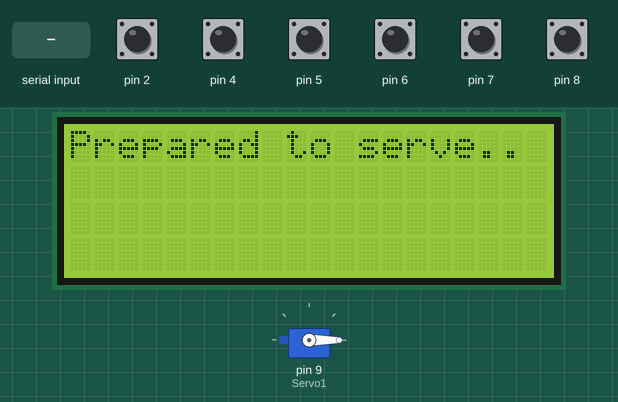
Recording of a sketch running on a simulated Arduino Uno, built with avr-gcc and run on an emulated ATmega328P. Shown: servo, 20×4 character LCD. The test bench sets the inputs (shaded band); at power-on: pin 2, pin 4–8 HIGH. What the sketch prints to the serial monitor is not drawn.

Above: at 1.4 s.
1.5 s: pin 2 pulled LOW for 0.25 s
At 2.0 s:
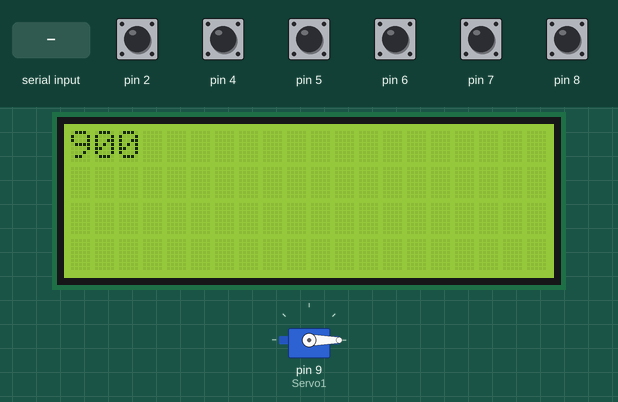
3.2 s: "0" received over Serial
At 4.4 s:
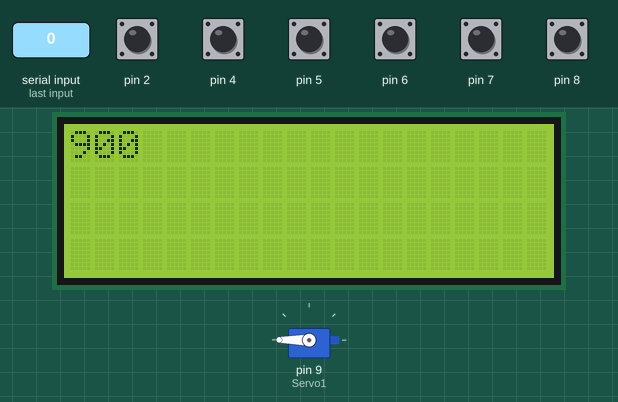
5.1 s: "9" received over Serial
At 6.4 s:
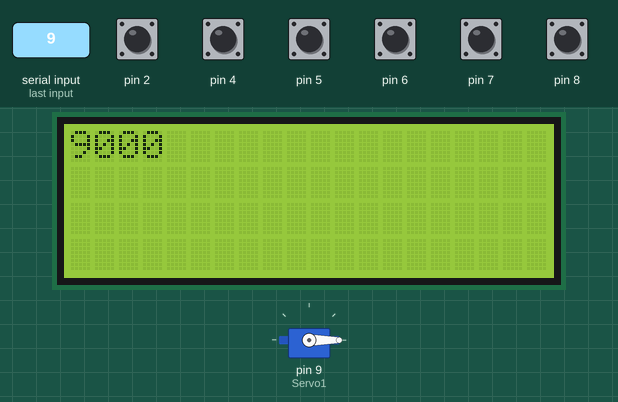
8.1 s: pin 5 pulled LOW for 0.25 s
At 8.6 s:
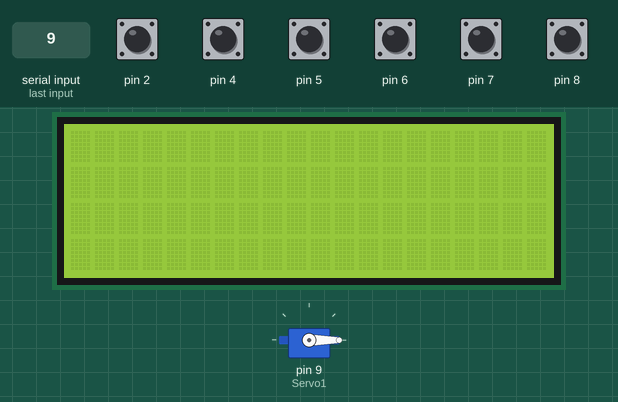
Timing chart, 0 to 11.1 s (numbered marks = the images above; inputs shaded):
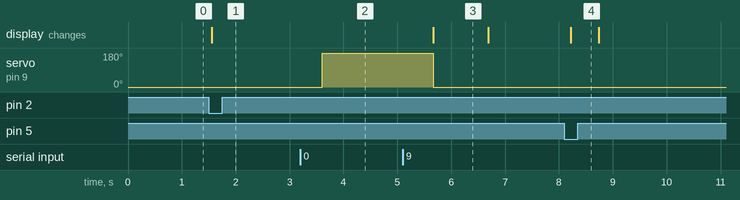

Measured:
- after the input at 1.5 s, the display: changes after 0.06 s (image 1)
- after the input at 3.2 s, servo on pin 9 (Servo1): 0° → 180° after 0.41 s
- after the input at 5.1 s, servo on pin 9 (Servo1): 180° → 0° after 0.57 s; the display: changes after 0.57 s (image 3)
- after the input at 8.1 s, the display: changes after 0.12 s (image 4)
- what the display in image 3 shows lasts 1.0 s, from 5.7 s to 6.7 s

The sketch:

MeniuArd1_Wk20.ino
```cpp
#include <Wire.h>
#include <LiquidCrystal_I2C.h>
#include <Servo.h>
#include <EEPROM.h>

// define pins for weight counters (DT & SCK) x 4 in total 8 pins
//#define DT 10
//#define SCK 12
//#define DTA 9
//#define SCKA 11
//#define DT2 A2
//#define SCK2 A3
//#define DT3 A6
//#define SCK3 A7

LiquidCrystal_I2C lcd(0x27, 20, 4);

Servo Servo1;

// ======================================================= readcounter =========================================================================================
//unsigned long readCount(int DTX, int SCKX)
//{
//  unsigned long count;
//  unsigned char i;
//  pinMode(DTX, OUTPUT);
//  digitalWrite(DTX, HIGH);
//  digitalWrite(SCKX, LOW);
//  count = 0;
//  pinMode(DTX, INPUT);
//  while (digitalRead(DTX))
//    ;
//  for (i = 0; i < 24; i++)
//  {
//    digitalWrite(SCKX, HIGH);
//    count = count << 1;
//    digitalWrite(SCKX, LOW);
//    if (digitalRead(DTX))
//      count++;
//  }
//  digitalWrite(SCKX, HIGH);
//  count = count ^ 0x800000;
//  digitalWrite(SCKX, LOW);
//  return (count);
//}

//============================ end of counter =======================================

////================================= Calibration function ============================================================================================================================
//void calibrate(int memcount, int memval, int memsample, int DTX, int SCKX, float valx, long samplex, long countx)
//{
//
//  valx = 0;
//  samplex = 0;
//  countx = 0;
//
//  lcd.clear();
//  lcd.print("Calibrating...");
//  lcd.setCursor(0, 1);
//  lcd.print("Please Wait...");
//  for (int i = 0; i < 100; i++)
//  {
//    countx = readCount(DTX, SCKX);
//    samplex += countx;
//  }
//  samplex /= 100;
//  lcd.clear();
//  lcd.print("Put 100g & wait");
//  countx = 0;
//  delay(3000);
//  while (countx > 1000)
//  {
//    countx = readCount(DTX, SCKX);
//    countx = samplex - countx;
//  }
//  lcd.clear();
//  lcd.print("Please Wait....");
//  delay(2000);
//  for (int i = 0; i < 100; i++)
//  {
//    countx = readCount(DTX, SCKX);
//    valx += samplex - countx;
//  }
//  valx = valx / 100.0;
//  valx = valx / 100.0; // put here your calibrating weight
//  lcd.clear();
//
//  EEPROM_writeAnything(memval, valx);
//  EEPROM_writeAnything(memsample, samplex);
//  EEPROM_writeAnything(memcount, countx);
//}
// End of calibration function ++++++++++++++++++++===========================================================================================

//define variables for weight counter
//weight counter1
//long count2;
//float val;
//long sample;
//
////weight counter2
//long count1;
//float val1;
//long sample1;
//
////weight counter3
//long count3;
//float val3;
//long sample3;
//
////weight counter4
//long count4;
//float val4;
//long sample4;

////functions for storing in memory the scale factors
template <class T>
int EEPROM_writeAnything(int ee, const T &value)
{
  const byte *p = (const byte *)(const void *)&value;
  int i;
  for (i = 0; i < sizeof(value); i++)
    EEPROM.write(ee++, *p++);
  //return i;
}

template <class T>
int EEPROM_readAnything(int ee, T &value)
{
  byte *p = (byte *)(void *)&value;
  int i;
  for (i = 0; i < sizeof(value); i++)
    *p++ = EEPROM.read(ee++);
  return value;
}

//LCD SHOW WORKING SIGN
void working(String PrintVariable)
{

  int valEnd = 900;
  int servoStartStop = 0;

  lcd.clear();

  while (valEnd == 900)
  {
    if (Serial.available() > 0)
    {
      servoStartStop = Serial.read();

      //servoPin its by default an pin 9 which is the PWM pin!!!!!
      if(servoStartStop == 48){

        Servo1.write(180);

      } else if(servoStartStop == 57){
        Servo1.write(0);
        valEnd =9000;
      }

      Serial.flush();

    }

    lcd.setCursor(0, 0);
    lcd.print(PrintVariable);
    lcd.clear();
    lcd.print(valEnd);
    delay(1000);
    lcd.clear();
  }

  loop();
}

//SETUP FUNCTION <<<<<<<<<<<<<<<<<<<<<<<<<<<<<<<<<<<<<<<<<<<<<<<<<<<<<<<<<<<<<<<<<<<<<<<<<<<<<<<<<<<<<<<<<<<<<<<<<<<<<<<<
void setup()
{
  // put your setup code here, to run once:

  //define serial communication and baud rate
  Serial.begin(9600);
  Servo1.attach(9);
  Servo1.write(0);

  //weight counter define pins
//  pinMode(SCK, OUTPUT);
//  pinMode(SCKA, OUTPUT);
//  pinMode(SCK2, OUTPUT);
//  pinMode(SCK3, OUTPUT);
//
  //initiate lcd screen
  lcd.begin(20, 4);
  lcd.backlight();
  lcd.init();
  lcd.init();
  lcd.println("Loading...");

  // define charachteristics of the variables
  pinMode(2, INPUT_PULLUP);
  pinMode(4, INPUT_PULLUP);
  pinMode(5, INPUT_PULLUP);
  pinMode(6, INPUT_PULLUP);
  pinMode(7, INPUT_PULLUP);
  pinMode(8, INPUT_PULLUP);

  // read values for counter weights last calibration:
//  EEPROM_readAnything(10, val);
//  EEPROM_readAnything(25, sample);
//  EEPROM_readAnything(34, count2);
//  EEPROM_readAnything(50, val1);
//  EEPROM_readAnything(80, sample1);
//  EEPROM_readAnything(94, count1);
//  EEPROM_readAnything(104, count3);
//  EEPROM_readAnything(110, val3);
//  EEPROM_readAnything(115, sample3);
//  EEPROM_readAnything(125, count4);
//  EEPROM_readAnything(130, val4);
//  EEPROM_readAnything(140, sample4);
}

// END SETUP<<<<<<<<<<<<<<<<<<<<<<<<<<<<<<<<<<<<<<<<<<<<<<<<<<<<<<<<<<<<<<<<<<<<<<<<<<<<<<<<<<<<<<<<<<

// START LOOP <<<<<<<<<<<<<<<<<<<<<<<<<<<<<<<<<<<<<<<<<<<<<<<<<<<<<<<<<<<<<<<<<<<<<<<<<<<<<<<<<<<<<<<<<<<<<<<<<<<<<<<<<<<<<<<<<<<<<<<<<<<<<<<<<<<
void loop()
{
  // put your main code here, to run repeatedly:/
  //  lcd.clear();  //blocks the code ???WHY???

  lcd.clear();
  lcd.print("Prepared to serve..");
  lcd.setCursor(0, 7);
  delay(200);

  //buttons
  int button1 = digitalRead(2);
  int button2 = digitalRead(4);
  int button3 = digitalRead(5);
  int button4 = digitalRead(6);
  int button5 = digitalRead(7);
  int button6 = digitalRead(8);

  if (button1 == LOW && button3 == HIGH && button4 == HIGH && button5 == HIGH && button6 == HIGH)
  {
    //    delay (500);
    int x = 1;
    char str[1];
    itoa(x, str, 10);
    Serial.write(str, 1);
    // Serial.print(x);
    String text = "Coffe in progress..";

    working(text);
  }

  // Button 2:
  if (button2 == LOW)
  {
    delay(50);
    int x = 2;
    char str[1];
    itoa(x, str, 10);
    Serial.write(str, 1);
    working("not assigned");
  }

  //Button 3 :
  if (button3 == LOW && button1 == HIGH)
  {
    //read counter
//    count2 = readCount(DT, SCK);
//    int w = (((count2 - sample) / val) - 2 * ((count2 - sample) / val));
      lcd.clear();
      delay(500);
      int x = 3;
      char str[2];
      itoa(x, str, 10);
      Serial.write(str, 2);
      working("not assigned");
  }

  //Button4 :
  if (button4 == LOW && button1 == HIGH)
  {

    lcd.clear();

      delay(500);
      int x = 4;
      char str[1];
      itoa(x, str, 10);
      Serial.write(str, 1);
      working("not assigned");

  }

  // Button 5:
  if (button5 == LOW && button1 == HIGH)
  {

    lcd.clear();

   delay(500);
   int x = 6;
   char str[1];
   itoa(x, str, 10);
   Serial.write(str, 1);
   working("not assigned");

  }

  //Button 6:

  if (button6 == LOW && button1 == HIGH)
  {

    lcd.clear();


      delay(500);
      int x = 7;
      char str[1];
      itoa(x, str, 10);
      Serial.write(str, 1);
      working("not assigned");

  }

  //serial commands for servo which are universal for all

//  if (Serial.available() > 0)
//  {
//    int y = Serial.read();
//    //Serial.flush();
//    if (y == 48)
//    {
//      Servo1.write(180);
//      delay(1000);
//      y = 0;
//    }
//    else if (y == 57)
//    {
//      Servo1.write(0);
//      lcd.clear();
//      lcd.print("Job finished!");
//      delay(1000);
//      lcd.clear();
//
//    }
//  }
}

  //>>>>>>>>>>>>>>>>>>>>>>>>>>>>>>>>>>>>>>>>>>>>>>>>>>>>>>>>>>>>>>>>>>>calibrate each weigth counter
  //calibrate counter1
//  if (button1 == LOW && button3 == LOW)
//  {
//    calibrate(34, 10, 25, DT, SCK, val, sample, count2);
//  }
//
//  //calibrate counter2
//  if (button1 == LOW && button4 == LOW)
//  {
//    calibrate(94, 50, 80, DTA, SCKA, val1, sample1, count1);
//  }
//
//  //calibrate counter3
//  if (button1 == LOW && button5 == LOW)
//  {
//    calibrate(104, 110, 115, DT2, SCK2, val3, sample3, count3);
//  }
//
//  //calibrate counter4
//  if (button1 == LOW && button6 == LOW)
//  {
//    calibrate(125, 130, 140, DT3, SCK3, val4, sample4, count4);
//  }
//}
```
